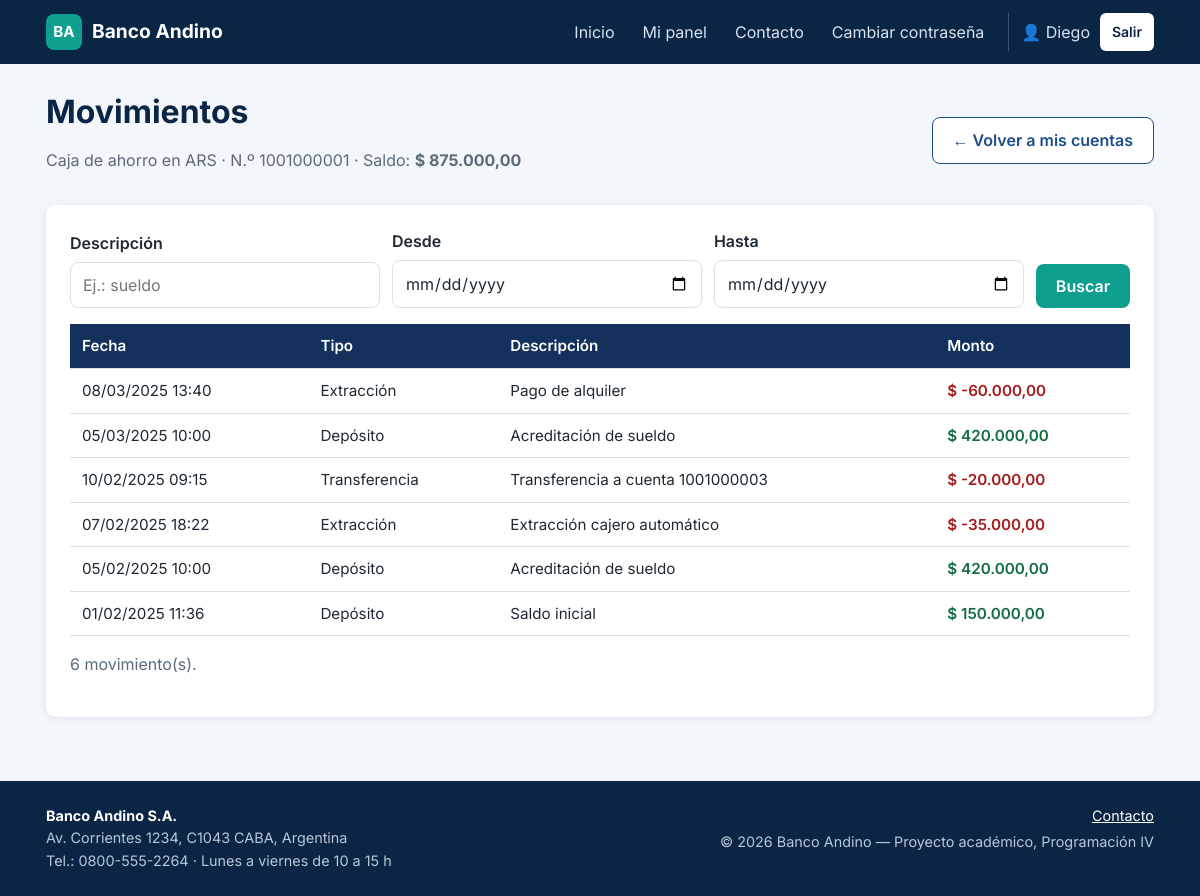
Page /cliente/movimientos.php?id_cuenta=1 (signed in) on the committed database.
### tables this page shows
CREATE TABLE cuentas (
    id_cuenta INT AUTO_INCREMENT PRIMARY KEY,
    numero_cuenta VARCHAR(20) NOT NULL UNIQUE,
    tipo ENUM('Caja de ahorro', 'Cuenta corriente') NOT NULL,
    moneda ENUM('ARS', 'USD') NOT NULL,
    saldo DECIMAL(12,2) NOT NULL DEFAULT 0,
    fecha_apertura DATETIME NOT NULL DEFAULT CURRENT_TIMESTAMP,
    activa TINYINT(1) NOT NULL DEFAULT 1,         
    id_usuario INT NOT NULL,
    CONSTRAINT fk_cuentas_usuarios FOREIGN KEY (id_usuario) REFERENCES usuarios(id_usuario)
);

CREATE TABLE movimientos (
    id_movimiento INT AUTO_INCREMENT PRIMARY KEY,
    id_cuenta INT NOT NULL,
    fecha DATETIME NOT NULL DEFAULT CURRENT_TIMESTAMP,
    tipo ENUM('Depósito', 'Extracción', 'Transferencia') NOT NULL,
    monto DECIMAL(12,2) NOT NULL,
    descripcion VARCHAR(150) NOT NULL DEFAULT '',
    CONSTRAINT fk_movimientos_cuentas FOREIGN KEY (id_cuenta) REFERENCES cuentas(id_cuenta)
);

### includes/funciones.php (called while the page is built, shortened)
<?php
function e($texto)
{
    return htmlspecialchars((string) $texto, ENT_QUOTES, "UTF-8");
}
function estaLogueado()
{
    return isset($_SESSION["id_usuario"]);
}
function rolActual()
{
    return isset($_SESSION["id_rol"]) ? (int) $_SESSION["id_rol"] : 0;
}
function panelSegunRol($idRol)
{
    switch ((int) $idRol) {
        default:
            return "cliente/panel.php";
    }
}
function nombreRol($idRol)
{
    $nombres = [ROL_ADMIN => "Administrador", ROL_OPERADOR => "Operador", ROL_CLIENTE => "Cliente"];
    return isset($nombres[$idRol]) ? $nombres[$idRol] : "Desconocido";
}
function formatoMonto($monto, $moneda = "ARS")
{
    $simbolo = $moneda === "USD" ? "US$" : "$";
    return $simbolo . " " . number_format((float) $monto, 2, ",", ".");
}
function formatoFecha($fecha, $conHora = true)
{
    return date($conHora ? "d/m/Y H:i" : "d/m/Y", strtotime($fecha));
}
function campo($origen, $nombre)
{
    return isset($origen[$nombre]) ? trim((string) $origen[$nombre]) : "";
}
function consultar($conexion, $sql, $tipos = "", $parametros = [])
{
    $stmt = mysqli_prepare($conexion, $sql);
    if ($tipos !== "") {
        mysqli_stmt_bind_param($stmt, $tipos, ...$parametros);
    }
    mysqli_stmt_execute($stmt);
    $resultado = mysqli_stmt_get_result($stmt);
    $filas = mysqli_fetch_all($resultado, MYSQLI_ASSOC);
    return $filas;
}
function consultarUno($conexion, $sql, $tipos = "", $parametros = [])
{
    $filas = consultar($conexion, $sql, $tipos, $parametros);
    return count($filas) > 0 ? $filas[0] : null;
}
function buscarMovimientos($conexion, $idCuenta, $texto = "", $desde = "", $hasta = "")
{
    $sql = "SELECT * FROM movimientos WHERE id_cuenta = ?";
    $tipos = "i";
    $parametros = [$idCuenta];
    $sql .= " ORDER BY fecha DESC, id_movimiento DESC";
    return consultar($conexion, $sql, $tipos, $parametros);
}

### cliente/movimientos.php (the view, shortened to what this page needs)
<?php
require_once(__DIR__ . "/../includes/conexion.php");
$idCuenta = isset($_GET["id_cuenta"]) ? (int) $_GET["id_cuenta"] : 0;
$cuenta = consultarUno(
    $conexion,
    "SELECT * FROM cuentas WHERE id_cuenta = ? AND id_usuario = ?",
    "ii",
    [$idCuenta, $_SESSION["id_usuario"]]
);
$texto = campo($_GET, "texto");
$desde = campo($_GET, "desde");
$hasta = campo($_GET, "hasta");
$movimientos = buscarMovimientos($conexion, $idCuenta, $texto, $desde, $hasta);
require_once(__DIR__ . "/../includes/header.php");
?>
<div class="encabezado-seccion">
    <div>
        <h1>Movimientos</h1>
        <p class="texto-suave">
            <?php echo e($cuenta["tipo"]); ?> en <?php echo e($cuenta["moneda"]); ?> ·
            N.º <?php echo e($cuenta["numero_cuenta"]); ?> ·
            Saldo: <strong><?php echo e(formatoMonto($cuenta["saldo"], $cuenta["moneda"])); ?></strong>
        </p>
    </div>
    <a href="panel.php" class="boton boton-secundario">← Volver a mis cuentas</a>
</div>
<section class="tarjeta">
    <form method="GET" class="filtros">
        <div class="campo">
            <label for="texto">Descripción</label>
            <input type="search" id="texto" name="texto" placeholder="Ej.: sueldo" value="<?php echo e($texto); ?>">
        </div>
        <div class="campo">
            <label for="desde">Desde</label>
            <input type="date" id="desde" name="desde" value="<?php echo e($desde); ?>">
        </div>
        <div class="campo">
            <label for="hasta">Hasta</label>
            <input type="date" id="hasta" name="hasta" value="<?php echo e($hasta); ?>">
        </div>
        <div class="acciones">
            <button type="submit" class="boton">Buscar</button>
        </div>
    </form>
    <div class="tabla-contenedor">
        <table class="tabla">
            <thead>
                <tr>
                    <th>Fecha</th>
                    <th>Tipo</th>
                    <th>Descripción</th>
                    <th class="texto-derecha">Monto</th>
                </tr>
            </thead>
            <tbody>
                <?php foreach ($movimientos as $mov): ?>
                    <tr>
                        <td><?php echo e(formatoFecha($mov["fecha"])); ?></td>
                        <td><?php echo e($mov["tipo"]); ?></td>
                        <td><?php echo e($mov["descripcion"]); ?></td>
                        <td class="texto-derecha <?php echo $mov["monto"] < 0 ? "negativo" : "positivo"; ?>">
                            <?php echo e(formatoMonto($mov["monto"], $cuenta["moneda"])); ?>
                        </td>
                    </tr>
                <?php endforeach; ?>
            </tbody>
        </table>
    </div>
    <p class="texto-suave"><?php echo count($movimientos); ?> movimiento(s).</p>
</section>
<?php require_once(__DIR__ . "/../includes/footer.php"); ?>

### includes/header.php (shortened to what this page needs)
<?php
require_once(__DIR__ . "/funciones.php");
$paginaActual = basename($_SERVER["SCRIPT_NAME"]);
function claseActivo($archivo)
{
    global $paginaActual;
    return $paginaActual === $archivo ? ' class="activo"' : "";
}
?>
<!DOCTYPE html>
<html lang="es">
<head>
    <link rel="stylesheet" href="<?php echo RAIZ; ?>css/estilos.css">
</head>
<body>
<header class="encabezado">
    <div class="contenedor encabezado-interior">
        <a href="<?php echo RAIZ; ?>index.php" class="logo">
            <span class="logo-icono" aria-hidden="true">BA</span>
            <span class="logo-texto">Banco Andino</span>
        </a>
        <nav id="menu-principal" class="menu">
            <ul>
                <li><a href="<?php echo RAIZ; ?>index.php"<?php echo claseActivo("index.php"); ?>>Inicio</a></li>
                <?php if (estaLogueado()): ?>
                    <li><a href="<?php echo RAIZ . panelSegunRol(rolActual()); ?>"<?php echo claseActivo("panel.php"); ?>>Mi panel</a></li>
                    <li><a href="<?php echo RAIZ; ?>contacto.php"<?php echo claseActivo("contacto.php"); ?>>Contacto</a></li>
                    <li><a href="<?php echo RAIZ; ?>cambiar_password.php"<?php echo claseActivo("cambiar_password.php"); ?>>Cambiar contraseña</a></li>
                    <li class="menu-usuario">
                        <span title="<?php echo e(nombreRol(rolActual())); ?>">👤 <?php echo e($_SESSION["nombre"]); ?></span>
                        <a href="<?php echo RAIZ; ?>logout.php" class="boton boton-chico boton-claro">Salir</a>
                    </li>
                <?php endif; ?>
            </ul>
        </nav>
    </div>
</header>
<main class="contenedor contenido">

### includes/footer.php
</main>
<footer class="pie">
    <div class="contenedor pie-interior">
        <div>
            <strong>Banco Andino S.A.</strong><br>
            Av. Corrientes 1234, C1043 CABA, Argentina<br>
            Tel.: 0800-555-2264 · Lunes a viernes de 10 a 15 h
        </div>
        <div class="pie-links">
            <a href="<?php echo RAIZ; ?>contacto.php">Contacto</a>
            <span>&copy; <?php echo date("Y"); ?> Banco Andino — Proyecto académico, Programación IV</span>
        </div>
    </div>
</footer>
</body>
</html>

### css/estilos.css (style rules this page uses)
:root { --azul-oscuro: #0b2545; --azul: #13315c; --azul-medio: #1d4e89; --turquesa: #0e9f8e; --turquesa-oscuro: #0a7c6f; --fondo: #f3f6fa; --blanco: #ffffff; --superficie: #ffffff; --texto: #1f2933; --texto-suave: #5b6b7c; --borde: #d8e0ea; --exito-fondo: #e3f6ee; --exito-texto: #146c43; --error-fondo: #fdecec; --error-texto: #a61b1b; --info-fondo: #e8f1fd; --info-texto: #1d4e89; --radio: 10px; --sombra: 0 2px 10px rgba(11, 37, 69, 0.08); --fila-hover: #f7f9fc; --fila-destacada: #fffbea; --gris-fondo: #eceff3; --titulos: #0b2545; color-scheme: light dark; }
*, *::before, *::after { box-sizing: border-box; }
body { margin: 0; font-family: "Inter", "Segoe UI", Arial, sans-serif; font-size: 16px; line-height: 1.55; color: var(--texto); background: var(--fondo); display: flex; flex-direction: column; min-height: 100vh; }
h1, h2, h3 { color: var(--titulos); line-height: 1.25; margin-top: 0; }
h1 { font-size: 2rem; }
a { color: var(--azul-medio); }
.contenedor { width: 100%; max-width: 1140px; margin: 0 auto; padding: 0 16px; }
.contenido { flex: 1; padding-top: 28px; padding-bottom: 40px; }
.texto-suave { color: var(--texto-suave); }
.texto-derecha { text-align: right; }
.positivo { color: var(--exito-texto); font-weight: 600; }
.negativo { color: var(--error-texto); font-weight: 600; }
.encabezado { background: var(--azul-oscuro); color: #ffffff; position: sticky; top: 0; z-index: 10; }
.encabezado-interior { display: flex; align-items: center; justify-content: space-between; min-height: 64px; gap: 16px; }
.logo { display: flex; align-items: center; gap: 10px; color: var(--blanco); text-decoration: none; font-weight: 700; font-size: 1.2rem; }
.logo-icono { display: inline-flex; align-items: center; justify-content: center; width: 36px; height: 36px; border-radius: 8px; background: var(--turquesa); font-size: 0.95rem; }
.menu ul { list-style: none; margin: 0; padding: 0; display: flex; align-items: center; gap: 4px; }
.menu a { color: #d6e2f0; text-decoration: none; padding: 8px 12px; border-radius: 6px; display: inline-block; }
.menu-usuario { display: flex; align-items: center; gap: 10px; margin-left: 8px; padding-left: 12px; border-left: 1px solid rgba(255, 255, 255, 0.2); color: #d6e2f0; }
.menu .boton-claro { color: #0b2545; background: #ffffff; }
.pie { background: var(--azul-oscuro); color: #b9c7d8; font-size: 0.9rem; padding: 24px 0; }
.pie-interior { display: flex; justify-content: space-between; flex-wrap: wrap; gap: 16px; }
.pie strong { color: var(--blanco); }
.pie-links { display: flex; flex-direction: column; align-items: flex-end; gap: 4px; }
.pie a { color: var(--blanco); }
.boton { display: inline-block; padding: 10px 20px; border: 0; border-radius: 8px; background: var(--turquesa); color: var(--blanco); font: inherit; font-weight: 600; text-decoration: none; cursor: pointer; transition: background 0.15s; }
.boton-secundario { background: var(--superficie); color: var(--azul-medio); border: 1px solid var(--azul-medio); }
.boton-chico { padding: 6px 12px; font-size: 0.875rem; }
.acciones { display: flex; flex-wrap: wrap; gap: 6px; align-items: center; }
.tarjeta { background: var(--superficie); border-radius: var(--radio); box-shadow: var(--sombra); padding: 24px; margin-bottom: 24px; }
.encabezado-seccion { display: flex; justify-content: space-between; align-items: center; flex-wrap: wrap; gap: 12px; margin-bottom: 16px; }
.encabezado-seccion h1, .encabezado-seccion h2 { margin: 0; }
.campo { margin-bottom: 16px; }
.campo label { display: block; font-weight: 600; margin-bottom: 6px; }
.campo input, .campo select, .campo textarea { width: 100%; padding: 10px 12px; border: 1px solid var(--borde); border-radius: 8px; font: inherit; background: var(--superficie); color: var(--texto); }
.filtros { display: flex; flex-wrap: wrap; gap: 12px; align-items: flex-end; margin-bottom: 16px; }
.filtros .campo { margin-bottom: 0; flex: 1 1 180px; }
.filtros .acciones { flex: 0 0 auto; }
.tabla-contenedor { width: 100%; overflow-x: auto; }
.tabla { width: 100%; border-collapse: collapse; background: var(--superficie); font-size: 0.95rem; }
.tabla th, .tabla td { padding: 10px 12px; text-align: left; border-bottom: 1px solid var(--borde); vertical-align: middle; }
.tabla th { background: var(--azul); color: var(--blanco); font-weight: 600; white-space: nowrap; }

### rows in the picture
cuentas: tipo "Caja de ahorro", moneda "ARS", numero_cuenta "1001000001", formatoMonto($cuenta["saldo"], $cuenta["moneda"]) "$ 875.000,00"
movimientos: fecha "08/03/2025 13:40", tipo "Extracción", descripcion "Pago de alquiler", monto.moneda "$ -60.000,00"
movimientos: fecha "05/03/2025 10:00", tipo "Depósito", descripcion "Acreditación de sueldo", monto.moneda "$ 420.000,00"
movimientos: fecha "10/02/2025 09:15", tipo "Transferencia", descripcion "Transferencia a cuenta 1001000003", monto.moneda "$ -20.000,00"
movimientos: fecha "07/02/2025 18:22", tipo "Extracción", descripcion "Extracción cajero automático", monto.moneda "$ -35.000,00"
movimientos: fecha "05/02/2025 10:00", tipo "Depósito", descripcion "Acreditación de sueldo", monto.moneda "$ 420.000,00"
movimientos: fecha "01/02/2025 11:36", tipo "Depósito", descripcion "Saldo inicial", monto.moneda "$ 150.000,00"

### other values in the picture
$_SESSION["nombre"] "Diego"
count($movimientos) "6"
